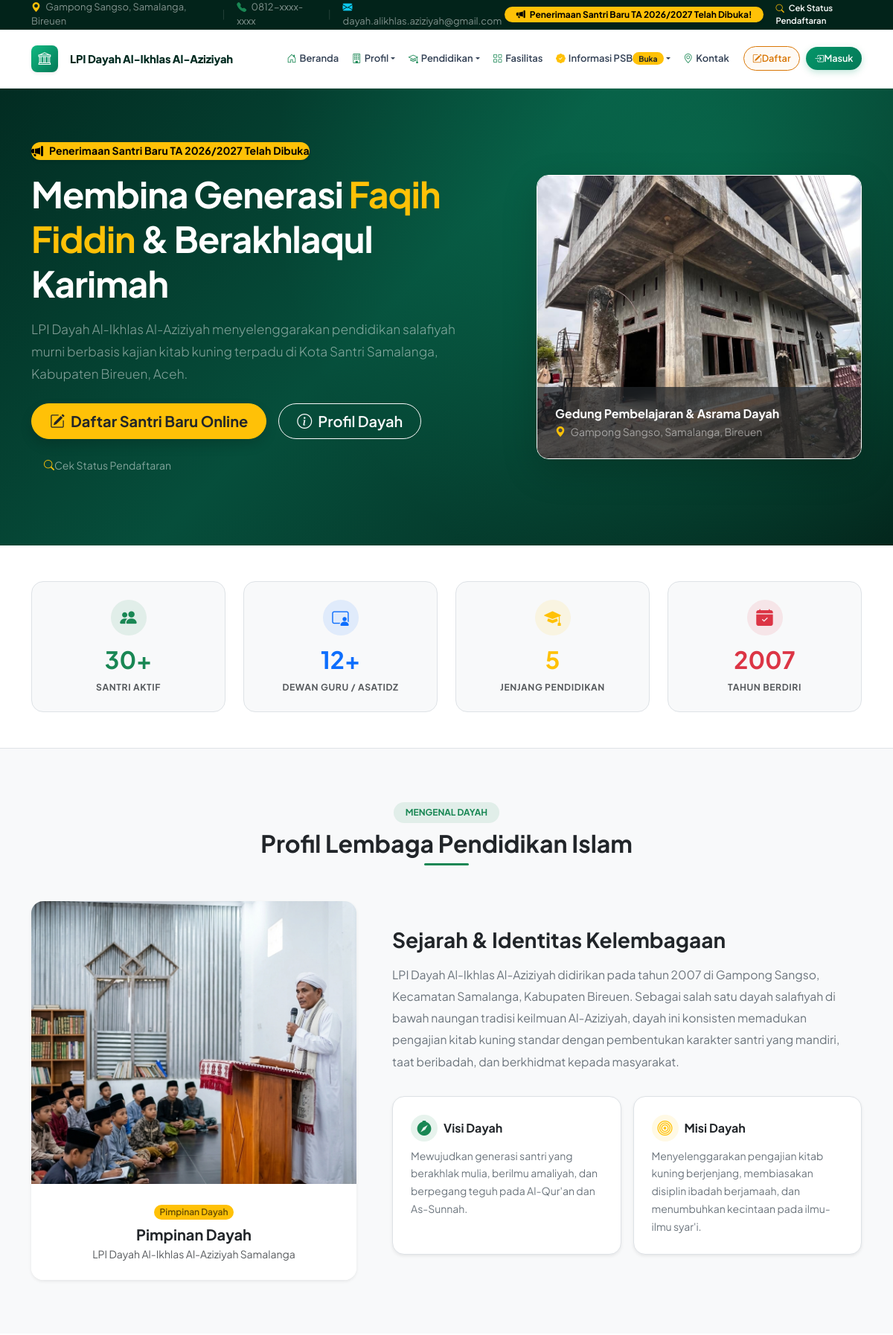
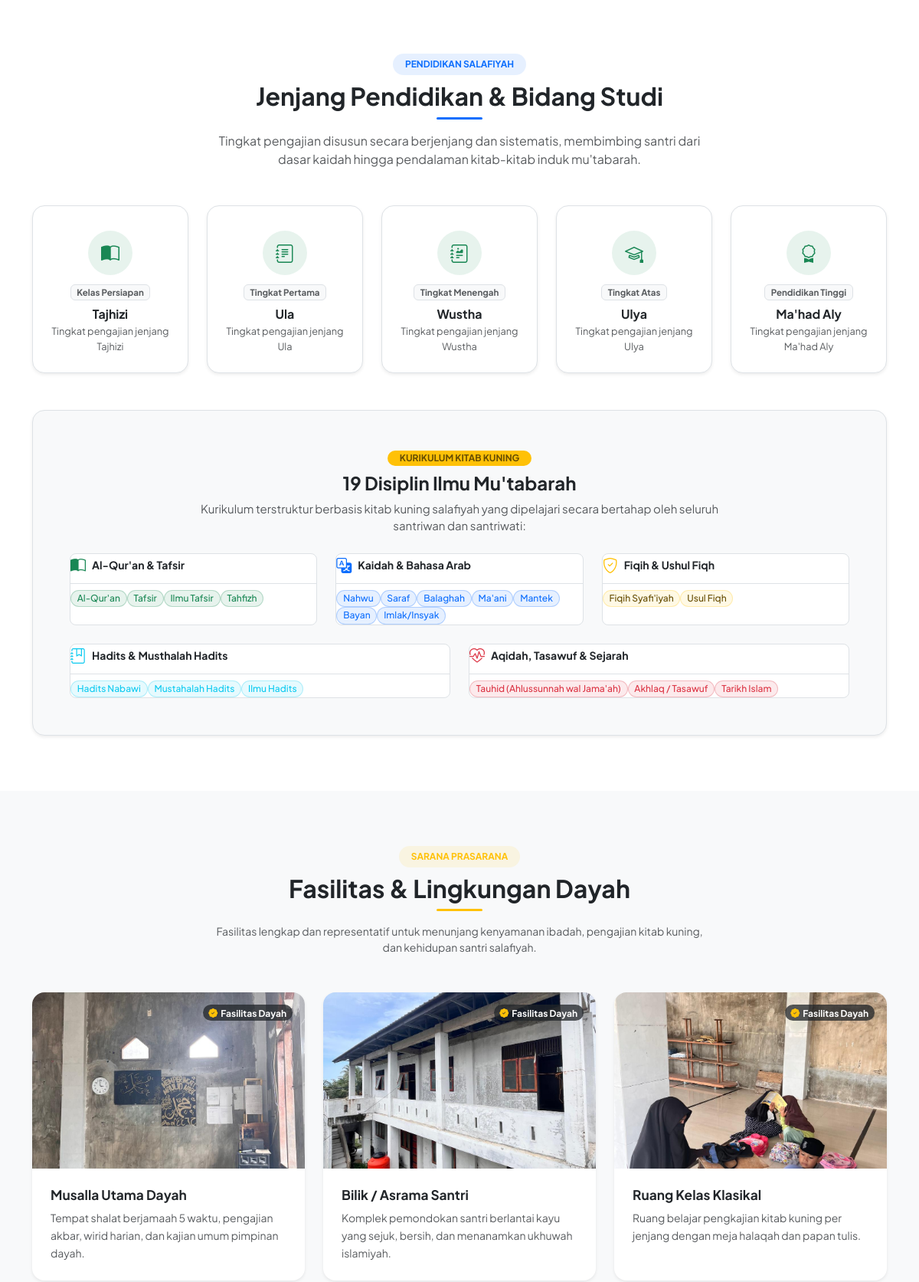
The page / (upper part) on the database its author committed (2 pictures, top to bottom).
### tables this page shows
CREATE TABLE `profil_dayah` (
  `id` tinyint(3) unsigned NOT NULL DEFAULT '1',
  `nama_dayah` varchar(150) NOT NULL,
  `tahun_berdiri` year(4) DEFAULT NULL,
  `jalan` varchar(100) DEFAULT NULL,
  `dusun` varchar(100) DEFAULT NULL,
  `gampong` varchar(100) DEFAULT NULL,
  `kemukiman` varchar(100) DEFAULT NULL,
  `kecamatan` varchar(100) DEFAULT NULL,
  `kabupaten` varchar(100) DEFAULT NULL,
  `status_kelembagaan` varchar(100) DEFAULT NULL,
  `izin_operasional` varchar(150) DEFAULT NULL,
  `nama_pimpinan` varchar(150) DEFAULT NULL,
  `sejarah` text,
  `visi` text,
  `misi` text,
  `tujuan` text,
  `no_hp` varchar(30) DEFAULT NULL,
  `email` varchar(100) DEFAULT NULL,
  `latitude` decimal(10,7) DEFAULT NULL,
  `longitude` decimal(10,7) DEFAULT NULL,
  `logo` varchar(255) DEFAULT NULL,
  `updated_at` timestamp NOT NULL DEFAULT CURRENT_TIMESTAMP ON UPDATE CURRENT_TIMESTAMP,
  PRIMARY KEY (`id`)
);

CREATE TABLE `tahun_ajaran` (
  `id` int(10) unsigned NOT NULL AUTO_INCREMENT,
  `nama` varchar(20) NOT NULL COMMENT 'contoh: 2026/2027',
  `tanggal_mulai` date DEFAULT NULL,
  `tanggal_selesai` date DEFAULT NULL,
  `aktif` tinyint(1) NOT NULL DEFAULT '0',
  PRIMARY KEY (`id`),
  UNIQUE KEY `nama` (`nama`)
);

CREATE TABLE `jenjang` (
  `id` int(10) unsigned NOT NULL AUTO_INCREMENT,
  `nama` varchar(50) NOT NULL,
  `urutan` tinyint(3) unsigned NOT NULL DEFAULT '0',
  `keterangan` varchar(255) DEFAULT NULL,
  PRIMARY KEY (`id`),
  UNIQUE KEY `nama` (`nama`)
);

CREATE TABLE `fasilitas` (
  `id` int(10) unsigned NOT NULL AUTO_INCREMENT,
  `nama` varchar(100) NOT NULL,
  `deskripsi` text,
  `foto` varchar(255) DEFAULT NULL,
  `urutan` tinyint(3) unsigned NOT NULL DEFAULT '0',
  PRIMARY KEY (`id`)
);

### application/views/public/beranda.php (the view, shortened to what the rows shown need)
<section id="beranda" class="position-relative text-white py-5 py-lg-6" style="background: radial-gradient(circle at 80% 20%, rgba(16, 185, 129, 0.28) 0%, transparent 55%), linear-gradient(135deg, #022c22 0%, #064e3b 45%, #03231a 100%);">
    <div class="container py-2 py-lg-4">
        <div class="row align-items-center g-4 g-lg-5">
            <div class="col-lg-7">
                <div class="d-inline-flex align-items-center gap-2 px-3.5 py-1.5 rounded-pill bg-warning shadow-sm mb-3" style="color: #000000 !important;">
                    <i class="bi bi-megaphone-fill" style="color: #000000 !important;"></i>
                    <span class="small fw-bold" style="color: #000000 !important; letter-spacing: 0.01em;">Penerimaan Santri Baru TA <?= html_escape($tahun_ajaran_aktif->nama ?? '2026/2027'); ?> Telah Dibuka</span>
                </div>
                <h1 class="display-5 fw-bold mb-3 text-white" style="line-height: 1.25; letter-spacing: -0.02em;">
                    Membina Generasi <span class="text-warning">Faqih Fiddin</span> &amp; Berakhlaqul Karimah
                </h1>
            </div>
        </div>
    </div>
</section>
<section id="statistik" class="py-4 py-lg-5 bg-white border-bottom shadow-sm">
    <div class="container">
        <div class="row g-3 g-lg-4 text-center justify-content-center">
            <div class="col-6 col-lg-3">
                <div class="p-3 p-lg-4 rounded-4 border bg-light h-100 hover-lift">
                    <div class="d-inline-flex align-items-center justify-content-center rounded-circle bg-danger bg-opacity-10 text-danger mb-2" style="width: 48px; height: 48px; font-size: 1.4rem;">
                        <i class="bi bi-calendar-check-fill"></i>
                    </div>
                    <div class="fs-2 fw-bold text-danger mb-0"><?= html_escape($profil->tahun_berdiri ?? '2007'); ?></div>
                    <div class="text-muted small fw-bold text-uppercase mt-1" style="font-size: 0.76rem; letter-spacing: 0.05em;">Tahun Berdiri</div>
                </div>
            </div>
        </div>
    </div>
</section>
<section id="profil" class="py-5 bg-light">
    <div class="container py-lg-4">
        <div class="text-center mb-5">
            <h2 class="fw-bold mt-2 text-dark">Profil Lembaga Pendidikan Islam</h2>
        </div>
        <div class="row g-4 g-lg-5 align-items-center">
            <div class="col-lg-5">
                <div class="card border-0 shadow-sm rounded-4 overflow-hidden hover-lift">
                    <div class="card-body p-4 text-center bg-white">
                        <span class="badge bg-warning bg-opacity-15 text-warning-emphasis px-2.5 py-1 rounded-pill small fw-semibold mb-2">Pimpinan Dayah</span>
                        <h5 class="fw-bold mb-1 text-dark"><?= html_escape($profil->nama_pimpinan ?? 'Pimpinan Dayah'); ?></h5>
                        <p class="text-muted small mb-0">LPI Dayah Al-Ikhlas Al-Aziziyah Samalanga</p>
                    </div>
                </div>
            </div>
            <div class="col-lg-7">
                <h3 class="fw-bold mb-3 text-dark">Sejarah &amp; Identitas Kelembagaan</h3>
                <p class="text-secondary" style="line-height: 1.85; font-size: 0.98rem;">
                    <?= nl2br(html_escape($profil->sejarah ?: 'LPI Dayah Al-Ikhlas Al-Aziziyah didirikan pada tahun 2007 di Gampong Sangso, Kecamatan Samalanga, Kabupaten Bireuen. Sebagai salah satu dayah salafiyah di bawah naungan tradisi keilmuan Al-Aziziyah, dayah ini konsisten memadukan pengajian kitab kuning standar dengan pembentukan karakter santri yang mandiri, taat beribadah, dan berkhidmat kepada masyarakat.')); ?>
                </p>
                <div class="row g-3 mt-2" id="visi-misi">
                    <div class="col-sm-6">
                        <div class="p-3.5 p-lg-4 bg-white rounded-4 border h-100 shadow-sm hover-lift">
                            <div class="d-flex align-items-center gap-2 mb-2">
                                <div class="rounded-circle bg-success bg-opacity-10 text-success d-flex align-items-center justify-content-center" style="width: 36px; height: 36px;">
                                </div>
                                <h6 class="fw-bold mb-0 text-dark">Visi Dayah</h6>
                            </div>
                            <p class="text-secondary small mb-0" style="line-height: 1.7;">
                                <?= html_escape($profil->visi ?: 'Mewujudkan generasi santri yang berakhlak mulia, berilmu amaliyah, dan berpegang teguh pada Al-Qur\'an dan As-Sunnah.'); ?>
                            </p>
                        </div>
                    </div>
                    <div class="col-sm-6">
                        <div class="p-3.5 p-lg-4 bg-white rounded-4 border h-100 shadow-sm hover-lift">
                            <div class="d-flex align-items-center gap-2 mb-2">
                                <div class="rounded-circle bg-warning bg-opacity-10 text-warning d-flex align-items-center justify-content-center" style="width: 36px; height: 36px;">
                                </div>
                                <h6 class="fw-bold mb-0 text-dark">Misi Dayah</h6>
                            </div>
                            <p class="text-secondary small mb-0" style="line-height: 1.7;">
                                <?= html_escape($profil->misi ?: 'Menyelenggarakan pengajian kitab kuning berjenjang, membiasakan disiplin ibadah berjamaah, dan menumbuhkan kecintaan pada ilmu-ilmu syar\'i.'); ?>
                            </p>
                        </div>
                    </div>
                </div>
            </div>
        </div>
    </div>
</section>
<section id="kurikulum" class="py-5 bg-white">
    <div class="container py-lg-4">
        <div class="text-center mb-5">
            <h2 class="fw-bold mt-2 text-dark">Jenjang Pendidikan &amp; Bidang Studi</h2>
        </div>
        <div class="row row-cols-1 row-cols-sm-2 row-cols-md-3 row-cols-lg-5 g-3 g-lg-4 mb-5">
            <?php
                $jenjang_icons = array(
                    'Tajhizi' => 'bi-book-half',
                    'Ula' => 'bi-journal-text',
                    'Wustha' => 'bi-journal-richtext',
                    'Ulya' => 'bi-mortarboard',
                    'Ma\'had Aly' => 'bi-award'
                );
                $jenjang_level = array(
                    'Tajhizi' => 'Kelas Persiapan',
                    'Ula' => 'Tingkat Pertama',
                    'Wustha' => 'Tingkat Menengah',
                    'Ulya' => 'Tingkat Atas',
                    'Ma\'had Aly' => 'Pendidikan Tinggi'
                );
            ?>
            <?php if (!empty($jenjang_list)): ?>
                <?php foreach ($jenjang_list as $j): ?>
                    <div class="col">
                        <div class="card h-100 border text-center p-3 p-lg-4 rounded-4 shadow-sm hover-lift bg-white">
                            <div class="mx-auto my-2 rounded-circle bg-success bg-opacity-10 text-success d-flex align-items-center justify-content-center" style="width: 58px; height: 58px; font-size: 1.5rem;">
                                <i class="bi <?= isset($jenjang_icons[$j->nama]) ? $jenjang_icons[$j->nama] : 'bi-journal-bookmark'; ?>"></i>
                            </div>
                            <span class="badge bg-light text-muted border my-1 mx-auto" style="font-size: 0.72rem;">
                                <?= $jenjang_level[$j->nama] ?? 'Tingkat Pengajian'; ?>
                            </span>
                            <h5 class="fw-bold text-dark mb-1 fs-6 mt-1"><?= html_escape($j->nama); ?></h5>
                            <p class="text-muted small mb-0" style="font-size: 0.8rem; line-height: 1.5;"><?= html_escape($j->keterangan ?: 'Tingkat pengajian jenjang ' . $j->nama); ?></p>
                        </div>
                    </div>
                <?php endforeach; ?>
            <?php else: ?>
                <div class="col-12 text-center text-muted py-4">Data jenjang pendidikan belum terisi.</div>
            <?php endif; ?>
        </div>
    </div>
</section>
<section id="fasilitas" class="py-5 bg-light">
    <div class="container py-lg-4">
        <div class="text-center mb-5">
            <h2 class="fw-bold mt-2 text-dark">Fasilitas &amp; Lingkungan Dayah</h2>
        </div>
        <div class="row g-3 g-md-4">
            <?php if (!empty($fasilitas_list)): ?>
                <?php foreach ($fasilitas_list as $f): ?>
                    <?php
                        $has_photo = !empty($f->foto) && file_exists(FCPATH . $f->foto);
                    ?>
                    <div class="col-12 col-md-6 col-lg-4">
                        <div class="card h-100 border-0 shadow-sm rounded-4 overflow-hidden hover-lift bg-white">
                            <?php if ($has_photo): ?>
                                <div class="position-relative">
                                    <img src="<?= base_url($f->foto); ?>" alt="<?= html_escape($f->nama); ?>" class="card-img-top object-fit-cover w-100" style="height: clamp(190px, 25vw, 230px);" loading="lazy">
                                    <span class="badge bg-dark bg-opacity-75 position-absolute top-0 end-0 m-3 px-2.5 py-1.5 rounded-pill small">
                                        <i class="bi bi-patch-check-fill text-warning me-1"></i>Fasilitas Dayah
                                    </span>
                                </div>
                            <?php endif; ?>
                            <div class="card-body p-3.5 p-sm-4 d-flex flex-column justify-content-between">
                                <div>
                                    <h5 class="fw-bold text-dark mb-2" style="font-size: 1.08rem;"><?= html_escape($f->nama); ?></h5>
                                    <p class="text-muted small mb-0" style="line-height: 1.65;"><?= nl2br(html_escape($f->deskripsi)); ?></p>
                                </div>
                            </div>
                        </div>
                    </div>
                <?php endforeach; ?>
            <?php else: ?>
                <div class="col-12 text-center text-muted py-4">Belum ada data fasilitas yang ditambahkan.</div>
            <?php endif; ?>
        </div>
    </div>
</section>

### application/views/layouts/public_master.php (shortened to what the rows shown need)
<!DOCTYPE html>
<html lang="id">
<head>
    <link href="https://cdn.jsdelivr.net/npm/bootstrap@5.3.3/dist/css/bootstrap.min.css" rel="stylesheet">
    <link href="https://cdn.jsdelivr.net/npm/bootstrap-icons@1.11.3/font/bootstrap-icons.css" rel="stylesheet">
</head>
<body>
    <div class="top-bar-public bg-dark text-white-50 py-1.5 border-bottom border-light border-opacity-10 d-none d-lg-block" style="background: #02231a !important; font-size: 0.81rem;">
        <div class="container d-flex justify-content-between align-items-center">
            <div class="d-flex align-items-center gap-3">
                <span class="text-white-50">
                    <i class="bi bi-geo-alt-fill text-warning me-1"></i> Gampong Sangso, Samalanga, Bireuen
                </span>
                <span class="text-white-50 opacity-25">|</span>
                <a href="tel:<?= html_escape($profil->no_hp ?? ''); ?>" class="text-white-50 text-decoration-none hover-white">
                    <i class="bi bi-telephone-fill text-success me-1"></i> <?= html_escape($profil->no_hp ?? '0812-xxxx-xxxx'); ?>
                </a>
                <span class="text-white-50 opacity-25">|</span>
                <a href="mailto:<?= html_escape($profil->email ?? 'dayah.alikhlas.aziziyah@gmail.com'); ?>" class="text-white-50 text-decoration-none hover-white">
                    <i class="bi bi-envelope-fill text-info me-1"></i> <?= html_escape($profil->email ?? 'dayah.alikhlas.aziziyah@gmail.com'); ?>
                </a>
            </div>
            <div class="d-flex align-items-center gap-3">
                <span class="badge bg-warning text-dark fw-bold px-3 py-1 rounded-pill shadow-sm" style="font-size: 0.75rem; color: #000000 !important;">
                    <i class="bi bi-megaphone-fill me-1" style="color: #000000 !important;"></i> Penerimaan Santri Baru TA <?= html_escape($tahun_ajaran_aktif->nama ?? '2026/2027'); ?> Telah Dibuka!
                </span>
                <a href="<?= base_url('pendaftaran/cek_status'); ?>" class="text-white text-decoration-none small fw-semibold hover-gold">
                    <i class="bi bi-search me-1 text-warning"></i> Cek Status Pendaftaran
                </a>
            </div>
        </div>
    </div>
    <main>
        <?php if (isset($content_view)) $this->load->view($content_view); ?>
    </main>
</body>
</html>

### rows shown on the page
profil_dayah: no_hp "0812-xxxx-xxxx", email "dayah.alikhlas.aziziyah@gmail.com", tahun_berdiri "2007", nama_pimpinan "Pimpinan Dayah", sejarah "LPI Dayah Al-Ikhlas Al-Aziziyah didirikan pada tahun 2007 di Gampong Sangso, Kecamatan Samalanga, Kabupaten Bireuen. Sebagai salah satu dayah salafiyah di bawah naungan tradisi keilmuan Al-Aziziyah, dayah ini konsisten memadukan pengajian kitab kuning standar dengan pembentukan karakter santri yang mandiri, taat beribadah, dan berkhidmat kepada masyarakat.", visi "Mewujudkan generasi santri yang berakhlak mulia, berilmu amaliyah, dan berpegang teguh pada Al-Qur'an dan As-Sunnah.", misi "Menyelenggarakan pengajian kitab kuning berjenjang, membiasakan disiplin ibadah berjamaah, dan menumbuhkan kecintaan pada ilmu-ilmu syar'i."
tahun_ajaran: nama "2026/2027"
jenjang: nama "Kelas Persiapan", nama "Tajhizi", keterangan+nama "Tingkat pengajian jenjang Tajhizi"
jenjang: nama "Tingkat Pertama", nama "Ula", keterangan+nama "Tingkat pengajian jenjang Ula"
jenjang: nama "Tingkat Menengah", nama "Wustha", keterangan+nama "Tingkat pengajian jenjang Wustha"
jenjang: nama "Tingkat Atas", nama "Ulya", keterangan+nama "Tingkat pengajian jenjang Ulya"
jenjang: nama "Pendidikan Tinggi", nama "Ma'had Aly", keterangan+nama "Tingkat pengajian jenjang Ma'had Aly"
fasilitas: foto (picture), nama "Musalla Utama Dayah", deskripsi "Tempat shalat berjamaah 5 waktu, pengajian akbar, wirid harian, dan kajian umum pimpinan dayah."
fasilitas: foto (picture), nama "Bilik / Asrama Santri", deskripsi "Komplek pemondokan santri berlantai kayu yang sejuk, bersih, dan menanamkan ukhuwah islamiyah."
fasilitas: foto (picture), nama "Ruang Kelas Klasikal", deskripsi "Ruang belajar pengkajian kitab kuning per jenjang dengan meja halaqah dan papan tulis."

### other values the page prints
$stats['santri_total'] "30"
$stats['guru_total'] "12"
